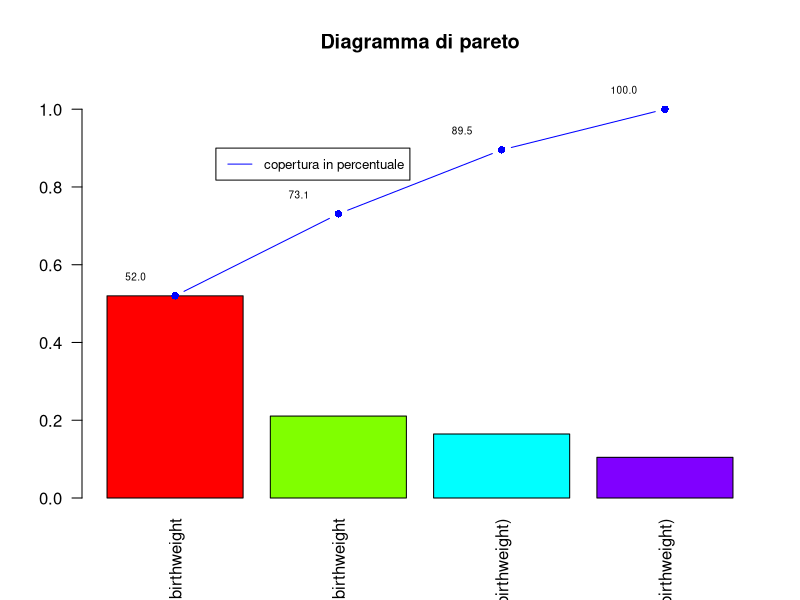
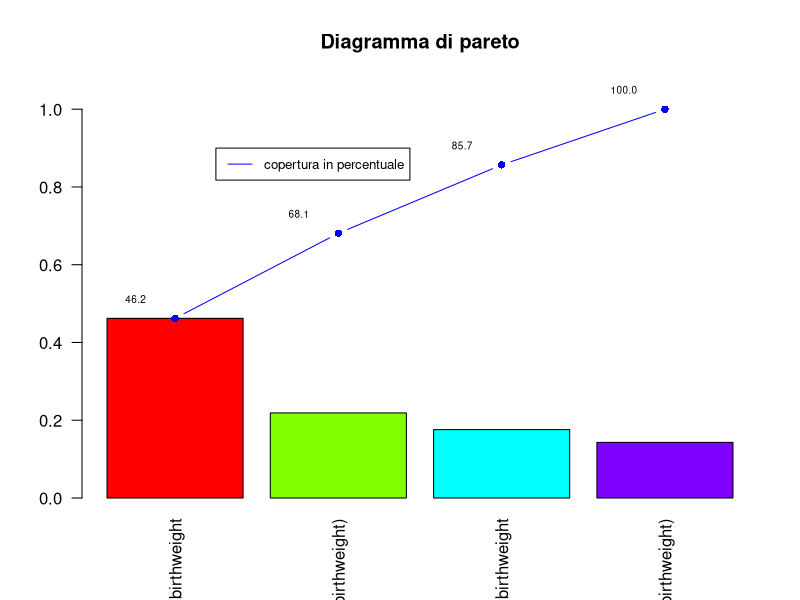

Source code (R) for these figures, in order:
library(dplyr)
library(readxl)

data <- read_xlsx("Mortality.xlsx")
names(data)[names(data)=="Variable"] <- "Kind of death"

summary(data)

data_infant <- read_xlsx("Infant_Mortality.xlsx")

# Definizione della funzione di mapping
map_values <- function(value, measure) {
  # Utilizziamo case_when per operare su vettori di valori
  mapped_value <- case_when(
    measure == "Deaths per 100 000 live births" ~ value * 1000 / 100000,
    measure == "Deaths per 1 000 live births" ~ value,
    
    TRUE ~ NA_real_  # Restituiamo NA se nessuna delle condizioni è soddisfatta
  )
  
  return(mapped_value)
}

data_infant$Value_transformed = data_infant$Value

# Applica la funzione di mapping al dataframe
mapped_data <- data_infant %>%
  mutate(Value_transformed = map_values(Value_transformed, Measure))

# Visualizza i risultati
print(mapped_data)

to_plot <- mapped_data[!is.na(mapped_data$Value_transformed), ]

summary(data_infant)

# This function will create a Pareto diagram based on the array parameter
createPareto <- function (array_to_analyze, array_aggregation, title){
  # Sum all items
  mySum = sum(array_to_analyze)
  array_to_analyze <- array_to_analyze / mySum
  
  # Ordering 
  ari_ordered <- order(array_to_analyze, decreasing = TRUE)
  
  # Creating graphic
  bp <- barplot(array_to_analyze[ari_ordered],
                col=rainbow(length(array_to_analyze)), 
                names = array_aggregation[ari_ordered], las=2, ylim = c(0, 1.07), main = title)
  
  lines(bp, cumsum(array_to_analyze[ari_ordered]), 
        type = "b", pch = 16, col = "blue")
  
  text(bp - 0.3, cumsum(array_to_analyze[ari_ordered]) + 0.05,
       paste(format(cumsum(array_to_analyze[ari_ordered]) * 100,
                    digits = 3)), cex=0.6)
  
  legend(1, 0.9, legend=c("copertura in percentuale"),
         col=c("blue"), lty=1:2, cex=0.8)
}
selected_country <- "Colombia"

subset_temp <- subset(to_plot, to_plot["Country"]== selected_country & (to_plot$Year == 2019 | to_plot$Year == 2020) & !to_plot$Measure == "Deaths per 100 000 live births" )
deaths_total1 <- aggregate(Value_transformed ~ Variable, data = subset_temp, FUN = sum)

createPareto(deaths_total1$Value_transformed, deaths_total1$Variable, "Diagramma di pareto")

subset_temp <- subset(to_plot, to_plot["Country"]== selected_country & (to_plot$Year != 2019 | to_plot$Year != 2020) & !to_plot$Measure == "Deaths per 100 000 live births" )
deaths_total2 <- aggregate(Value_transformed ~ Variable, data = subset_temp, FUN = sum)

createPareto(deaths_total2$Value_transformed, deaths_total2$Variable, "Diagramma di pareto")